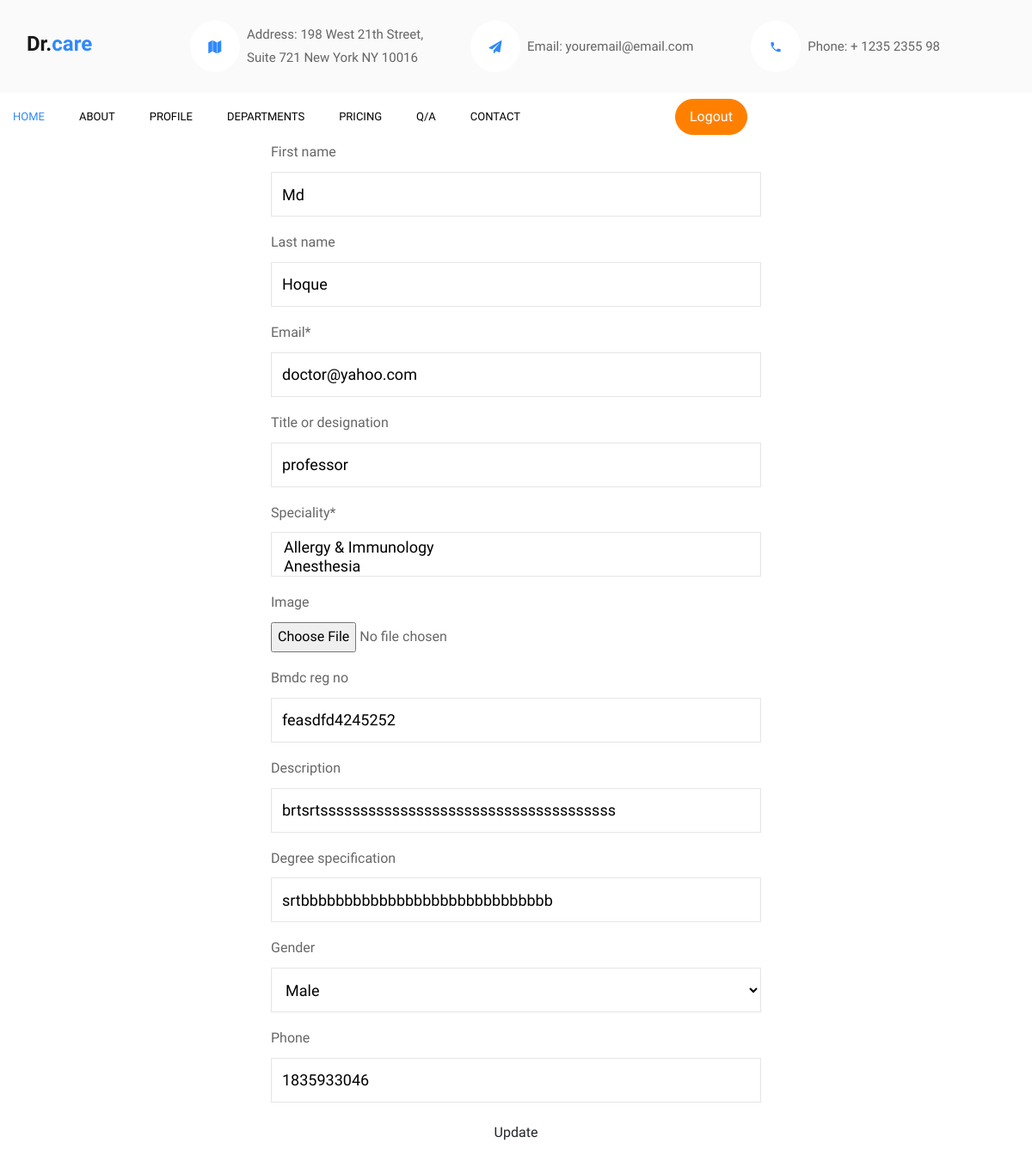
The page /update/profile/ (signed in) on the database its author committed.
### clientsite/models.py (models this page shows, shortened)
class User(AbstractUser):
    username = None
    role = models.CharField(max_length=12, error_messages={
        'required': "Role must be provided"
    })
    email = models.EmailField(unique=True, blank=False,
                              error_messages={
                                  'unique': "A user with that email already exists.",
                              })
    title_or_designation = models.CharField(max_length=100, blank=True, null=True)
    speciality = models.ManyToManyField(Speciality, related_name='speciality')
    gender = models.CharField(max_length=10, choices=gender_list, blank=True, null=True)
    image = models.ImageField(upload_to='images/', blank=True, null=True)
    bmdc_reg_no = models.CharField(max_length=150, blank=True, null=True)
    description = models.CharField(max_length=500, blank=True, null=True)
    degree_specification = models.CharField(max_length=250, blank=True, null=True)
    phone = models.CharField(max_length=15, blank=True, null=True)
    USERNAME_FIELD = "email"
    REQUIRED_FIELDS = []
    objects = UserManager()

### clientsite/views.py (the view)
# urls.py: path('update/profile/', EditProfileView.as_view(), name='update-profile'),
class EditProfileView(UpdateView):
    model = User
    form_class = DoctorProfileUpdateForm
    context_object_name = 'doctor'
    template_name = 'clientsite/profile.html'
    success_url = reverse_lazy('update-profile')
    @method_decorator(login_required(login_url=reverse_lazy('login')))
    def dispatch(self, request, *args, **kwargs):
        if not self.request.user.is_authenticated:
            return reverse_lazy('login')
        if self.request.user.is_authenticated and self.request.user.role != 'doctor':
            return reverse_lazy('login')
        return super().dispatch(self.request, *args, **kwargs)
    def get(self, request, *args, **kwargs):
        try:
            self.object = self.get_object()
        except Http404:
            raise Http404("Doctor doesn't exists")
        return self.render_to_response(self.get_context_data())
    def get_object(self, queryset=None):
        obj = self.request.user
        if obj is None:
            raise Http404("Doctor doesn't exists")
        return obj

### clientsite/forms.py
class DoctorProfileUpdateForm(forms.ModelForm):
    def __init__(self, *args, **kwargs):
        super(DoctorProfileUpdateForm, self).__init__(*args, **kwargs)
    class Meta:
        model = User
        fields = ['first_name', 'last_name', 'email',
        'title_or_designation','speciality','image', 'bmdc_reg_no',
        'description', 'degree_specification',
         'gender', 'phone',]

### clientsite/models.py (called while the page is built)
    def __str__(self):
        return self.name

### clientsite/templates/clientsite/profile.html (shortened to what this page needs)
{% extends "clientsite/base.html" %}
{% load crispy_forms_tags %}
{% block content %}
<div class="col-lg-6 offset-3">
    <div class="box">
        <form action="" method="post">
            {{ form|crispy }}
            <div class="text-center">
                <button type="submit" class="btn btn-outline-white-primary"> Update
                </button>
            </div>
        </form>
    </div>
</div>
  {% endblock content %}

### clientsite/static/clientsite/css/main.css (style rules this page uses)
body { background: #fafafa; color: #333333; margin-top: 5rem; }

### rows shown on the page
User: first_name "Md", last_name "Hoque", email "doctor@yahoo.com", title_or_designation "professor", bmdc_reg_no "feasdfd4245252", description "brtsrtsssssssssssssssssssssssssssssssssssss", degree_specification "srtbbbbbbbbbbbbbbbbbbbbbbbbbbbbb", gender "Male", phone "1835933046"
